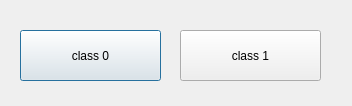
<?xml version="1.0" encoding="UTF-8"?>
<ui version="4.0">
 <class>ClassDialog</class>
 <widget class="QDialog" name="ClassDialog">
  <property name="windowModality">
   <enum>Qt::ApplicationModal</enum>
  </property>
  <property name="geometry">
   <rect>
    <x>0</x>
    <y>0</y>
    <width>352</width>
    <height>106</height>
   </rect>
  </property>
  <property name="windowTitle">
   <string>Выбор класса</string>
  </property>
  <property name="modal">
   <bool>true</bool>
  </property>
  <widget class="QPushButton" name="class0Button">
   <property name="geometry">
    <rect>
     <x>20</x>
     <y>30</y>
     <width>141</width>
     <height>51</height>
    </rect>
   </property>
   <property name="text">
    <string>class 0</string>
   </property>
  </widget>
  <widget class="QPushButton" name="class1Button">
   <property name="geometry">
    <rect>
     <x>180</x>
     <y>30</y>
     <width>141</width>
     <height>51</height>
    </rect>
   </property>
   <property name="text">
    <string>class 1</string>
   </property>
  </widget>
 </widget>
 <resources/>
 <connections/>
</ui>
